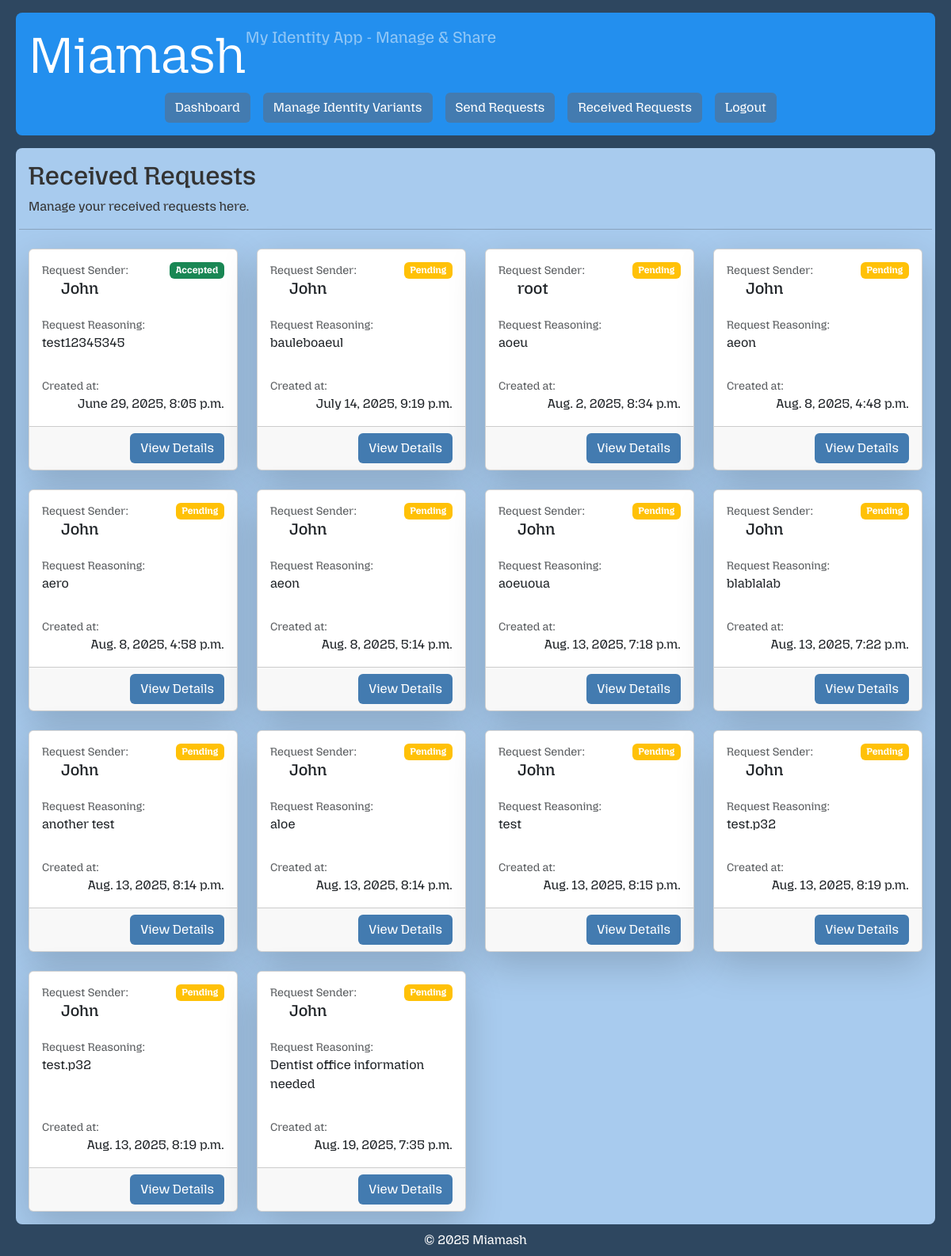
Before: /request/receive/ (signed in) with the older database file.
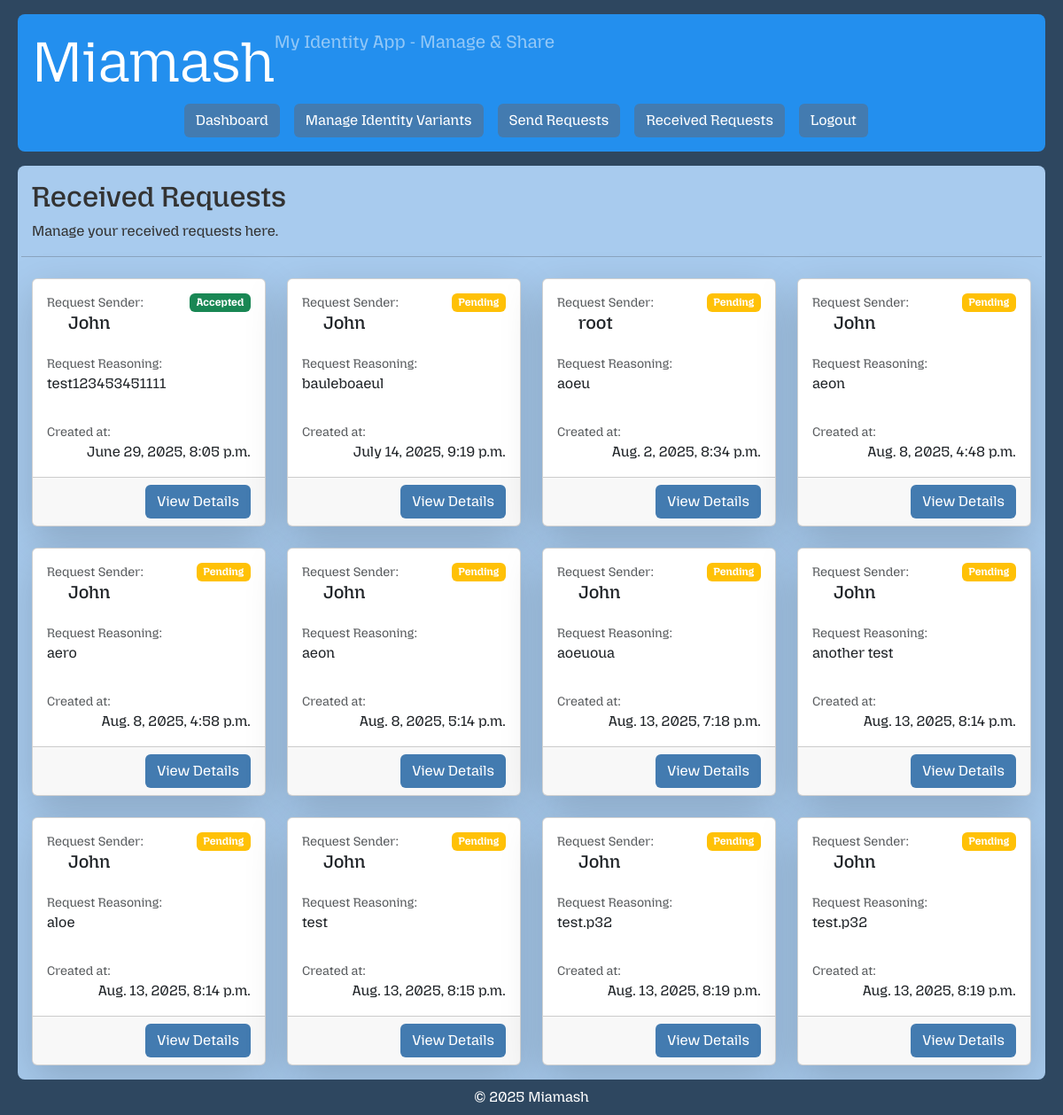
After: the same page with the newer database file.
### core/models.py (models this page shows, shortened)
class Request(models.Model):
    sender = models.ForeignKey(User, on_delete=models.CASCADE, related_name='requests_sent')
    receiver = models.ForeignKey(User, on_delete=models.CASCADE, related_name='requests_received')
    request_reasoning = models.TextField(blank=True)
    created_at = models.DateTimeField(auto_now_add=True)
    class Status(models.TextChoices):
        PENDING = 'pending', 'Pending'
        ACCEPTED = 'accepted', 'Accepted'
        DENIED = 'denied', 'Denied'
    status = models.CharField(max_length=10, choices=Status.choices, default=Status.PENDING)

### web/views.py (the view)
# urls.py: path('request/receive/', RequestReceiveListView.as_view(), name='request-receive-list'),
class RequestReceiveListView(RequestReceiverPermissionMixin, ListView):
    template_name = 'web/private/request_receive_list.html'
    context_object_name = 'received_requests'

### web/permissions.py (called while the page is built)
    def get_queryset(self):
        return self.model.objects.filter(receiver=self.request.user) # type: ignore

### web/templates/web/private/request_receive_list.html (shortened to what this page needs)
{% extends "web/private/base.html" %}
{% block content %}
    <div class="row align-items-center mb-2">
        <div class="col">
            <h2>Received Requests</h2>
            <p>Manage your received requests here.</p>
        </div>
        <hr>
    </div>
    {% if received_requests %}
        <div class="row row-cols-1 row-cols-sm-1 row-cols-md-2 row-cols-lg-3 row-cols-xl-4 row-cols-xxl-5  g-4">
            {% for request in received_requests %}
                <div class="col">
                    <div class="card h-100 mb-3 shadow-lg">
                        <div class="card-body d-flex flex-column">
                            <div class="d-flex justify-content-between">
                                <div>
                                    <p class="text-muted mb-0 small">Request Sender:</p>
                                </div>
                                {% if request.status == "pending" %}
                                    <span class="badge bg-warning">Pending</span>
                                {% endif %}
                                {% if request.status == "accepted" %}
                                    <span class="badge bg-success">Accepted</span>
                                {% endif %}
                            </div>
                            <h5 class="card-text ps-4 ">{{ request.sender }}</h5>
                            <p class="text-muted mb-0 mt-3 small">Request Reasoning:</p>
                            <p class="card-text">{{ request.request_reasoning }}</p>
                            <div class="flex-grow-1"></div>
                            <p class="text-muted mb-0 small">Created at:</p>
                            <p class="card-text text-end">{{ request.created_at }}</p>
                        </div>
                        <div class="card-footer text-end">
                            <a class="btn btn-blue" href="{% url 'request-receive-detail' request.id %}">View Details</a>
                        </div>
                    </div>
                </div>
            {% endfor %}
        </div>
    {% else %}
        <p>No received requests at the moment... Some will come soon for sure!</p>
    {% endif %}
{% endblock %}

Changed rows visible on the page:
removed Request: status "Pending", sender "John", request_reasoning "blablalab", created_at "Aug. 13, 2025, 7:22 p.m."
removed Request: status "Pending", sender "John", request_reasoning "Dentist office information needed", created_at "Aug. 19, 2025, 7:35 p.m."
changed Request: request_reasoning "test12345345" → "test123453451111"
